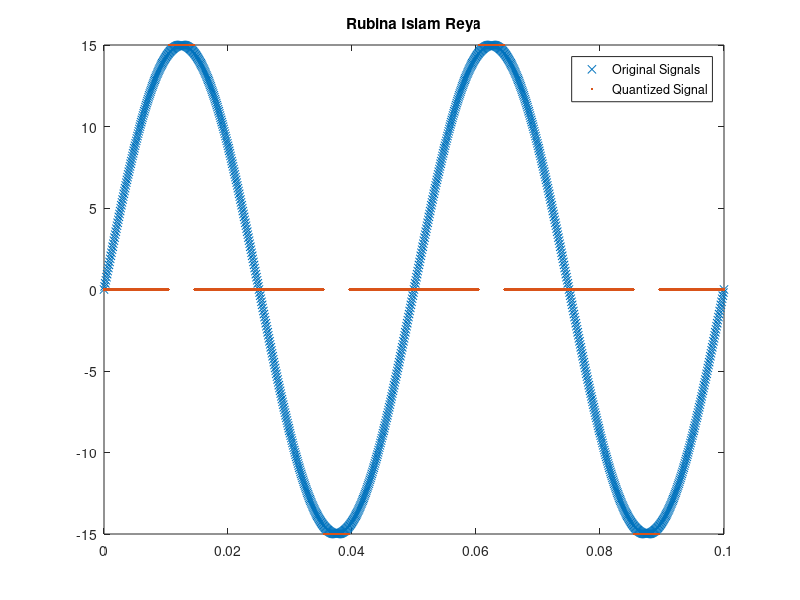

Write MATLAB code to recreate this figure.
close all;
clear all;
clc;
fs = 10e3;
f = 20;
t = 0:1/fs :0.1;
signal = 15*sin(2*pi*f*t);
partition = [ -14.52 , 14.52 ,31 ];
codebook = -15:15:32;
[i , xq] = quantiz ( signal, partition, codebook );
plot(t,signal,'x',t,xq,'.')
legend('Original Signals','Quantized Signal')
title('Rubina Islam Reya')

